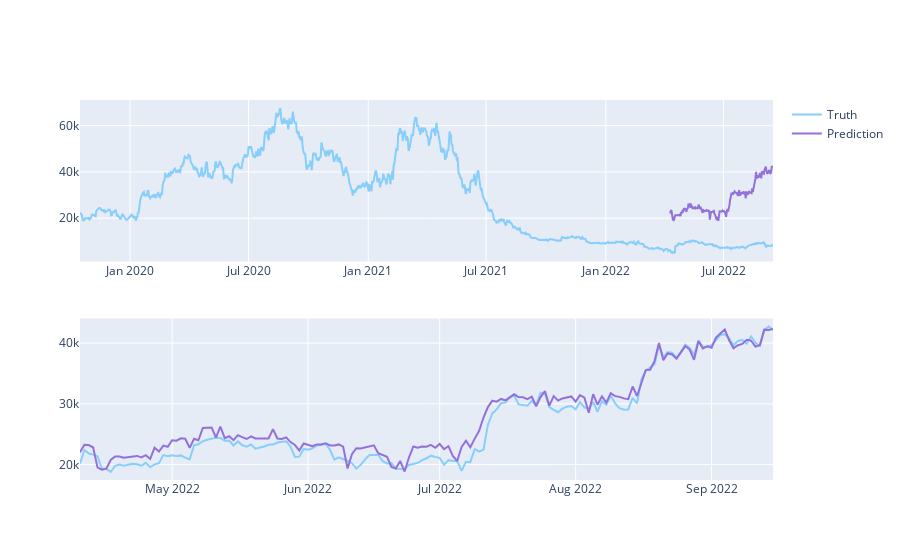

Notebook code for this chart:
### Code cell
predicted_prices = data.iloc[test_split_idx+1:].copy()
predicted_prices['close'] = y_pred

fig = make_subplots(rows=2, cols=1)
fig.add_trace(go.Scatter(x=data1.date, y=data.close,
                         name='Truth',
                         marker_color='LightSkyBlue'), row=1, col=1)

fig.add_trace(go.Scatter(x=data1.date,
                         y=predicted_prices.close,
                         name='Prediction',
                         marker_color='MediumPurple'), row=1, col=1)

fig.add_trace(go.Scatter(x=data1.date,
                         y=y_test,
                         name='Truth',
                         marker_color='LightSkyBlue',
                         showlegend=False), row=2, col=1)

fig.add_trace(go.Scatter(x=data1.date,
                         y=y_pred,
                         name='Prediction',
                         marker_color='MediumPurple',
                         showlegend=False), row=2, col=1)

fig.show()

### Figure 1 — Plotly figure (JSON) as saved in the notebook; plotly's stock layout.template omitted (floating-point values rounded to 4 significant figures; data arrays with more than 128 entries replaced by an {"elided": "..."} marker saying what was removed)
{"data": [{"marker": {"color": "LightSkyBlue"}, "name": "Truth", "type": "scatter", "x": {"elided": "1104 str values"}, "xaxis": "x", "y": {"elided": "1066 float values"}, "yaxis": "y"}, {"marker": {"color": "MediumPurple"}, "name": "Prediction", "type": "scatter", "x": {"elided": "1104 str values"}, "xaxis": "x", "y": {"elided": "159 float values"}, "yaxis": "y"}, {"marker": {"color": "LightSkyBlue"}, "name": "Truth", "showlegend": false, "type": "scatter", "x": {"elided": "1104 str values"}, "xaxis": "x2", "y": {"elided": "159 float values"}, "yaxis": "y2"}, {"marker": {"color": "MediumPurple"}, "name": "Prediction", "showlegend": false, "type": "scatter", "x": {"elided": "1104 str values"}, "xaxis": "x2", "y": {"elided": "159 float values"}, "yaxis": "y2"}], "layout": {"xaxis": {"anchor": "y", "domain": [0, 1]}, "xaxis2": {"anchor": "y2", "domain": [0, 1]}, "yaxis": {"anchor": "x", "domain": [0.575, 1]}, "yaxis2": {"anchor": "x2", "domain": [0, 0.425]}}}
